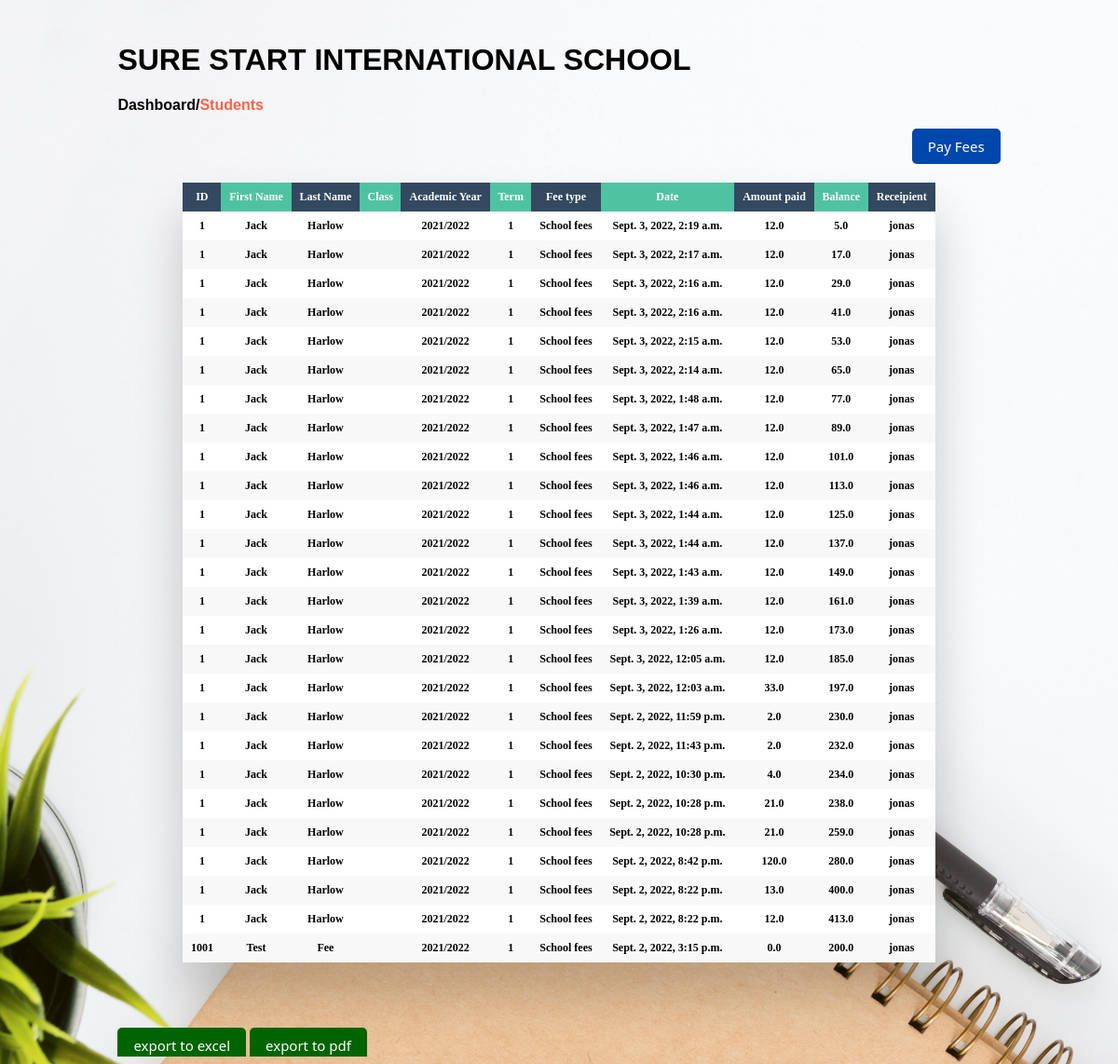
The app's page /receipts/ with its own data.
### fees/models.py (models this page shows, shortened)
class Receipt(models.Model):
    student_id = models.CharField(max_length=255)
    first_name = models.CharField(max_length=255)
    last_name = models.CharField(max_length=255)
    student_class = models.CharField(max_length=20)
    fee_type = models.CharField(max_length=20)
    balance = models.FloatField(max_length=255)
    amount_paid = models.FloatField(max_length=255 ,default=0)
    academic_year = models.CharField(max_length=20)
    term = models.CharField(max_length=5)
    payment_date = models.DateTimeField(auto_now_add=True)
    receipient =  models.ForeignKey(get_user_model(), on_delete=models.CASCADE)
    class Meta:
        ordering = ['-payment_date']

### users/models.py (models this page shows)
class CustomUser(AbstractUser):
    is_email_verified = models.BooleanField(default=False)
    token = models.TextField(blank=True, null=True)

### fees/views.py (the view, shortened to what this page needs)
# urls.py: path('receipts/',receipts_list_and_create,name='receipts'),
def receipts_list_and_create(request):
    form = ReceiptsForm(request.POST or None)
    objects = Receipt.objects.all()
    return render(request, 'receipt_list.html', {'objects': objects, 'form': form})

### templates/receipt_list.html (shortened to what this page needs)
{% extends 'base.html' %}
{% block content %}
<div class="dashboard-container">
    <div class="top-nav">
        <h1><a href="{% url 'dashboard' %}">SURE START INTERNATIONAL SCHOOL</a></h1>
        <p><a href="{% url 'dashboard' %}">Dashboard</a>/<a href="{% url 'students' %}" class="active-link">Students</a></p>
    </div>
    <div class="add-div">
        <a href="#" id="modal-btn"><button class="btn-primary btn-primary-wd">Pay Fees</button></a>
    </div>
    <div class="table-wrapper" id="student_table_div">
        <table class="fl-table" id="table2excel">
            <thead>
                <tr>
                    <th>ID</th>
                    <th>First Name</th>
                    <th>Last Name</th>
                    <th>Class</th>
                    <th>Academic Year</th>
                    <th>Term</th>
                    <th>Fee type</th>
                    <th>Date</th>
                    <th>Amount paid</th>
                    <th>Balance</th>
                    <th>Receipient</th>
                </tr>
            </thead>
            <tbody>
                {% for fees in objects %}
                    <tr>
                        <th>{{ fees.student_id }}</th>
                        <th>{{ fees.first_name }}</th>
                        <th>{{ fees.last_name }}</th>
                        <th>{{ fees.class }}</th>
                        <th>{{ fees.academic_year }}</th>
                        <th>{{ fees.term }}</th>
                        <th>{{ fees.fee_type }}</th>
                        <th>{{ fees.payment_date }}</th>
                        <th>{{ fees.amount_paid }}</th>
                        <th>{{ fees.balance }}</th>
                        <th>{{ fees.receipient }}</th>
                    </tr>
                {% endfor %}
            </tbody>
        </table>
    </div>
    <button id="btnExport_excel" class="btn-primary btn-primary-wd info-btn-1">export to excel</button>
    <button id="btnExport_pdf"  class="btn-primary btn-primary-wd info-btn-1">export to pdf</button>
</div>
{% endblock content %}

### static/css/base.css (style rules this page uses)
html { box-sizing: border-box; overflow-y: scroll; }
body { background-image: url(../img/school-bg.jpg); background-repeat: no-repeat; background-size: cover; background-position: center; overflow-y: scroll; }
a { text-decoration: none; color: black }
.btn-primary { padding: 8px 16px; background-color: #0047AB; color: white; font-size: 15px; font-family: 'Segoe UI', Tahoma, Geneva, Verdana, sans-serif; margin-top: 3%; border-radius: 5px; cursor: pointer; transition: 0.7s ease-in-out; border: 1px solid transparent; }
.dashboard-container { max-width: 80%; height: 100%; margin: 0 auto; }
.dashboard-container h1 { font-family: 'Trebuchet MS', 'Lucida Sans Unicode', 'Lucida Grande', 'Lucida Sans', Arial, sans-serif; padding: 4% 0 0 0; }
.top-nav p { font-family: 'Gill Sans', 'Gill Sans MT', Calibri, 'Trebuchet MS', sans-serif; font-weight: 700; cursor: pointer; }
.active-link { color: tomato; }
.btn-primary-wd { margin: 0% 0 1% 0 !important; }
.add-div { text-align: right; }
* { box-sizing: border-box; -webkit-box-sizing: border-box; -moz-box-sizing: border-box; }
.table-wrapper { margin: 10px 70px 70px; box-shadow: 0px 35px 50px rgba( 0, 0, 0, 0.2 ); }
.fl-table { border-radius: 5px; font-size: 12px; font-weight: normal; border: none; border-collapse: collapse; width: 100%; max-width: 100%; white-space: nowrap; background-color: white; }
.fl-table td, .fl-table th { text-align: center; padding: 8px; }
.fl-table thead th { color: #ffffff; background: #4FC3A1; }
.fl-table thead th:nth-child(odd) { color: #ffffff; background: #324960; }
.fl-table tr:nth-child(even) { background: #F8F8F8; }
.info-btn-1 { background-color:darkgreen }

### records on screen
Receipt: student_id "1", first_name "Jack", last_name "Harlow", academic_year "2021/2022", term "1", fee_type "School fees", payment_date "Sept. 3, 2022, 2:19 a.m.", amount_paid "12.0", balance "5.0", receipient "jonas"
Receipt: student_id "1", first_name "Jack", last_name "Harlow", academic_year "2021/2022", term "1", fee_type "School fees", payment_date "Sept. 3, 2022, 2:17 a.m.", amount_paid "12.0", balance "17.0", receipient "jonas"
Receipt: student_id "1", first_name "Jack", last_name "Harlow", academic_year "2021/2022", term "1", fee_type "School fees", payment_date "Sept. 3, 2022, 2:16 a.m.", amount_paid "12.0", balance "29.0", receipient "jonas"
Receipt: student_id "1", first_name "Jack", last_name "Harlow", academic_year "2021/2022", term "1", fee_type "School fees", payment_date "Sept. 3, 2022, 2:16 a.m.", amount_paid "12.0", balance "41.0", receipient "jonas"
Receipt: student_id "1", first_name "Jack", last_name "Harlow", academic_year "2021/2022", term "1", fee_type "School fees", payment_date "Sept. 3, 2022, 2:15 a.m.", amount_paid "12.0", balance "53.0", receipient "jonas"
Receipt: student_id "1", first_name "Jack", last_name "Harlow", academic_year "2021/2022", term "1", fee_type "School fees", payment_date "Sept. 3, 2022, 2:14 a.m.", amount_paid "12.0", balance "65.0", receipient "jonas"
Receipt: student_id "1", first_name "Jack", last_name "Harlow", academic_year "2021/2022", term "1", fee_type "School fees", payment_date "Sept. 3, 2022, 1:48 a.m.", amount_paid "12.0", balance "77.0", receipient "jonas"
Receipt: student_id "1", first_name "Jack", last_name "Harlow", academic_year "2021/2022", term "1", fee_type "School fees", payment_date "Sept. 3, 2022, 1:47 a.m.", amount_paid "12.0", balance "89.0", receipient "jonas"
Receipt: student_id "1", first_name "Jack", last_name "Harlow", academic_year "2021/2022", term "1", fee_type "School fees", payment_date "Sept. 3, 2022, 1:46 a.m.", amount_paid "12.0", balance "101.0", receipient "jonas"
Receipt: student_id "1", first_name "Jack", last_name "Harlow", academic_year "2021/2022", term "1", fee_type "School fees", payment_date "Sept. 3, 2022, 1:46 a.m.", amount_paid "12.0", balance "113.0", receipient "jonas"
Receipt: student_id "1", first_name "Jack", last_name "Harlow", academic_year "2021/2022", term "1", fee_type "School fees", payment_date "Sept. 3, 2022, 1:44 a.m.", amount_paid "12.0", balance "125.0", receipient "jonas"
Receipt: student_id "1", first_name "Jack", last_name "Harlow", academic_year "2021/2022", term "1", fee_type "School fees", payment_date "Sept. 3, 2022, 1:44 a.m.", amount_paid "12.0", balance "137.0", receipient "jonas"
Receipt: student_id "1", first_name "Jack", last_name "Harlow", academic_year "2021/2022", term "1", fee_type "School fees", payment_date "Sept. 3, 2022, 1:43 a.m.", amount_paid "12.0", balance "149.0", receipient "jonas"
Receipt: student_id "1", first_name "Jack", last_name "Harlow", academic_year "2021/2022", term "1", fee_type "School fees", payment_date "Sept. 3, 2022, 1:39 a.m.", amount_paid "12.0", balance "161.0", receipient "jonas"
Receipt: student_id "1", first_name "Jack", last_name "Harlow", academic_year "2021/2022", term "1", fee_type "School fees", payment_date "Sept. 3, 2022, 1:26 a.m.", amount_paid "12.0", balance "173.0", receipient "jonas"
Receipt: student_id "1", first_name "Jack", last_name "Harlow", academic_year "2021/2022", term "1", fee_type "School fees", payment_date "Sept. 3, 2022, 12:05 a.m.", amount_paid "12.0", balance "185.0", receipient "jonas"
Receipt: student_id "1", first_name "Jack", last_name "Harlow", academic_year "2021/2022", term "1", fee_type "School fees", payment_date "Sept. 3, 2022, 12:03 a.m.", amount_paid "33.0", balance "197.0", receipient "jonas"
Receipt: student_id "1", first_name "Jack", last_name "Harlow", academic_year "2021/2022", term "1", fee_type "School fees", payment_date "Sept. 2, 2022, 11:59 p.m.", amount_paid "2.0", balance "230.0", receipient "jonas"
Receipt: student_id "1", first_name "Jack", last_name "Harlow", academic_year "2021/2022", term "1", fee_type "School fees", payment_date "Sept. 2, 2022, 11:43 p.m.", amount_paid "2.0", balance "232.0", receipient "jonas"
Receipt: student_id "1", first_name "Jack", last_name "Harlow", academic_year "2021/2022", term "1", fee_type "School fees", payment_date "Sept. 2, 2022, 10:30 p.m.", amount_paid "4.0", balance "234.0", receipient "jonas"
Receipt: student_id "1", first_name "Jack", last_name "Harlow", academic_year "2021/2022", term "1", fee_type "School fees", payment_date "Sept. 2, 2022, 10:28 p.m.", amount_paid "21.0", balance "238.0", receipient "jonas"
Receipt: student_id "1", first_name "Jack", last_name "Harlow", academic_year "2021/2022", term "1", fee_type "School fees", payment_date "Sept. 2, 2022, 10:28 p.m.", amount_paid "21.0", balance "259.0", receipient "jonas"
Receipt: student_id "1", first_name "Jack", last_name "Harlow", academic_year "2021/2022", term "1", fee_type "School fees", payment_date "Sept. 2, 2022, 8:42 p.m.", amount_paid "120.0", balance "280.0", receipient "jonas"
Receipt: student_id "1", first_name "Jack", last_name "Harlow", academic_year "2021/2022", term "1", fee_type "School fees", payment_date "Sept. 2, 2022, 8:22 p.m.", amount_paid "13.0", balance "400.0", receipient "jonas"
Receipt: student_id "1", first_name "Jack", last_name "Harlow", academic_year "2021/2022", term "1", fee_type "School fees", payment_date "Sept. 2, 2022, 8:22 p.m.", amount_paid "12.0", balance "413.0", receipient "jonas"
Receipt: student_id "1001", first_name "Test", last_name "Fee", academic_year "2021/2022", term "1", fee_type "School fees", payment_date "Sept. 2, 2022, 3:15 p.m.", amount_paid "0.0", balance "200.0", receipient "jonas"
